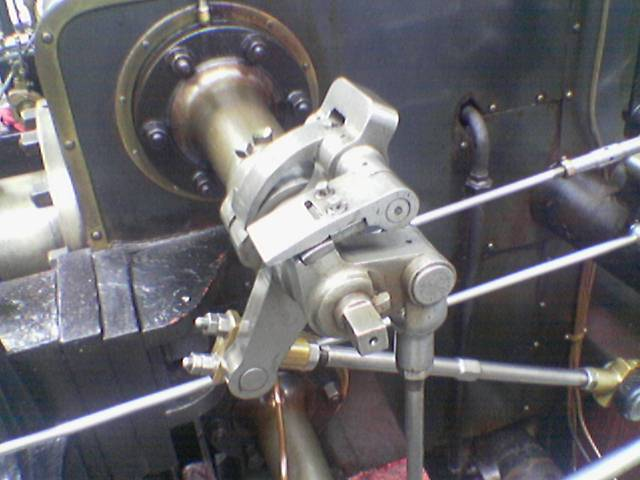
#> input picture motor.png, 640 x 480 px
$ python Edge.py
#> lines starting #> are read from the running program, lines starting #| are printed output that depends on the picture
import numpy as np
from PIL import Image

sobel_x = np.array( [ [-1, 0, 1],
                      [-2, 0, 2],
                      [-1, 0, 1] ] )

sobel_y = np.array( [ [-1,-2,-1],
                      [ 0, 0, 0],
                      [ 1, 2, 1] ] )


img = np.array(Image.open('motor.png').convert('L'))
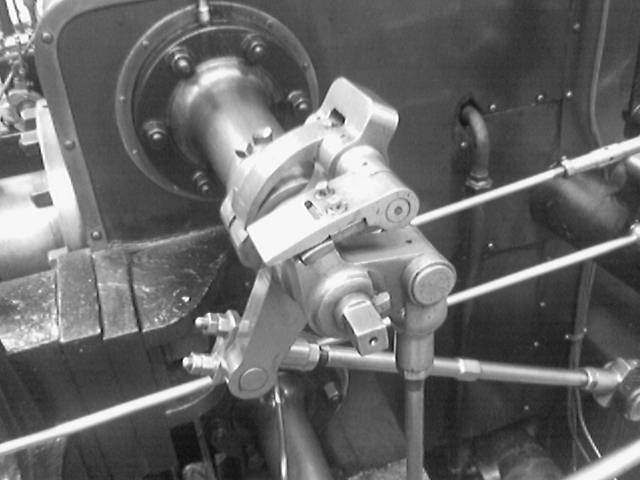
#> img: shape (480, 640); min 6, max 255, mean 105.7
img_height = img.shape[0]
#> img_height = 480
img_width = img.shape[1]
#> img_width = 640

img_xy = np.empty((img_height,img_width))

for i in range(img_height-2):
    for j in range(img_width-2):
        edge_x = np.sum(np.multiply(sobel_x, img[i:i + 3, j:j + 3]))
        edge_y = np.sum(np.multiply(sobel_y, img[i:i + 3, j:j + 3]))
        img_xy[i+1][j+1] = np.sqrt(edge_x**2 + edge_y**2)
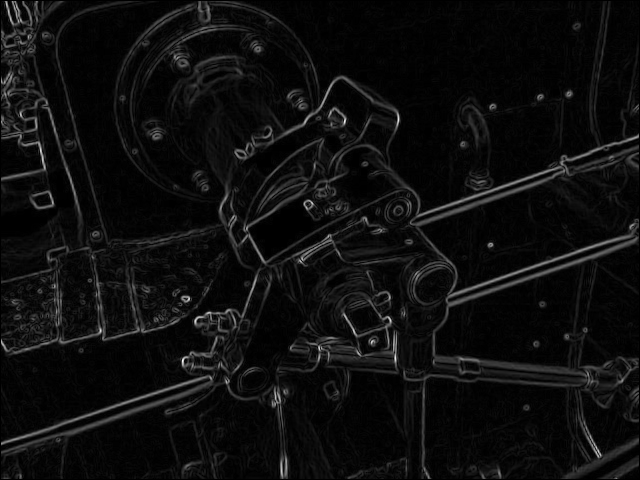
#> img_xy: shape (480, 640) float64; min 0, max 884, mean 49.3; drawn with min black and max white

final = Image.fromarray(img_xy).convert('L')
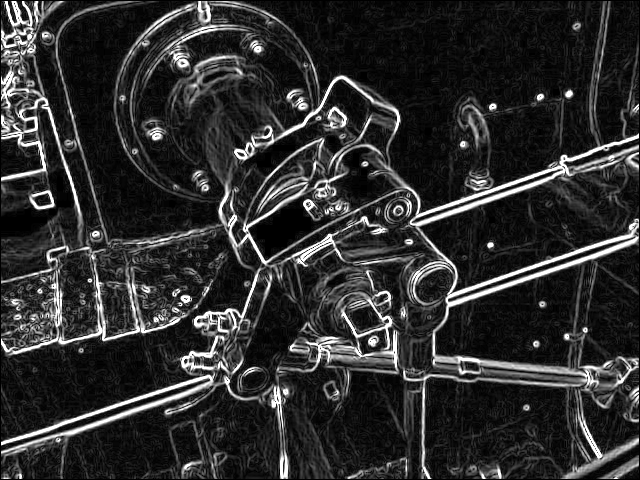
#> final: PIL image 640x480 L; min 0, max 255, mean 46.4
final.save('motor-edged.png')
final.show()
